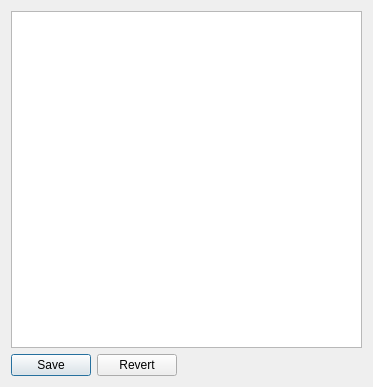
<?xml version="1.0" encoding="UTF-8"?>
<ui version="4.0">
 <class>StyleEditorDialog</class>
 <widget class="QDialog" name="StyleEditorDialog">
  <property name="geometry">
   <rect>
    <x>0</x>
    <y>0</y>
    <width>373</width>
    <height>387</height>
   </rect>
  </property>
  <property name="windowTitle">
   <string>Style Editor</string>
  </property>
  <layout class="QGridLayout" name="gridLayout">
   <item row="1" column="0">
    <widget class="QPushButton" name="btnSave">
     <property name="text">
      <string>Save</string>
     </property>
    </widget>
   </item>
   <item row="1" column="1">
    <widget class="QPushButton" name="btnRevert">
     <property name="text">
      <string>Revert</string>
     </property>
    </widget>
   </item>
   <item row="1" column="2">
    <spacer name="horizontalSpacer">
     <property name="orientation">
      <enum>Qt::Horizontal</enum>
     </property>
     <property name="sizeHint" stdset="0">
      <size>
       <width>40</width>
       <height>20</height>
      </size>
     </property>
    </spacer>
   </item>
   <item row="0" column="0" colspan="3">
    <widget class="QPlainTextEdit" name="txtStyle">
     <property name="font">
      <font>
       <family>Consolas</family>
      </font>
     </property>
     <property name="plainText">
      <string/>
     </property>
    </widget>
   </item>
  </layout>
 </widget>
 <resources/>
 <connections/>
</ui>
